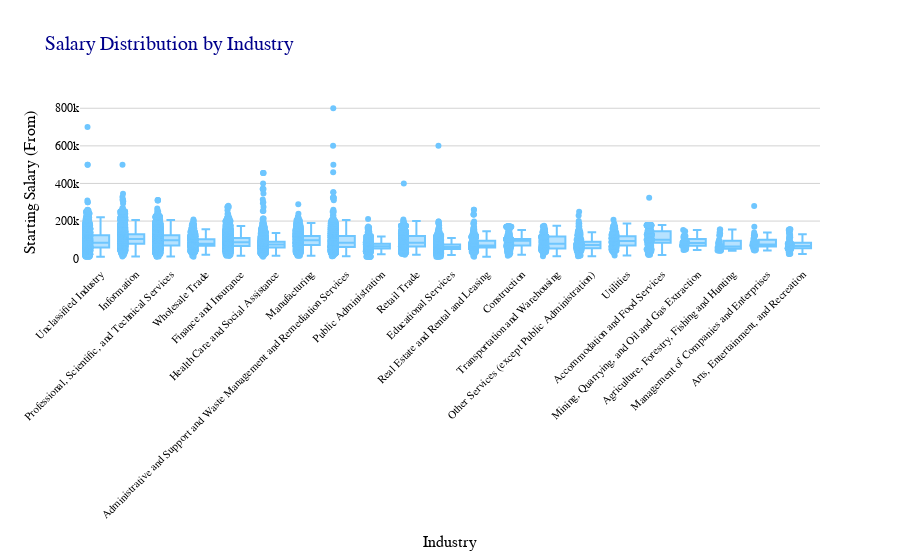

Notebook cell for this chart:
### Markdown cell above
# Salary Distribution by Industry
- Compare salary variations across industries.
- **Filter the dataset**
  - Keep records where **salary is greater than zero**.
- **Aggregate Data**
  - Group by **NAICS industry codes**.
- **Visualize results**
  - Create a **box plot** where:
    - **X-axis** = `NAICS2_NAME`
    - **Y-axis** = `SALARY_FROM`
  - Customize colors, fonts, and styles.
- **Explanation:** Write two sentences about what the graph reveals.

### Code cell
# Your code for 2nd question here
filtered_df = df.filter(
    (col("SALARY_FROM").isNotNull()) &
    (col("SALARY_FROM") > 0) &
    (col("NAICS2_NAME").isNotNull())
)

pdf = filtered_df.select("NAICS2_NAME", "SALARY_FROM").toPandas()

industry_order = pdf.groupby("NAICS2_NAME")["SALARY_FROM"].median().sort_values(ascending=False).index
pdf["NAICS2_NAME"] = pd.Categorical(pdf["NAICS2_NAME"], categories=industry_order, ordered=True)

soft_colors = ['#6EC6FF', '#90CAF9', '#64B5F6', '#4FC3F7', '#81D4FA', '#29B6F6']

fig = px.box(
    pdf,
    x="NAICS2_NAME",
    y="SALARY_FROM",
    title="Salary Distribution by Industry",
    points="all",
    color_discrete_sequence=soft_colors
)

fig.update_layout(
    font=dict(family="Times New Roman", size=14),
    title_font=dict(family="Times New Roman", size=20, color="darkblue"),
    xaxis=dict(
        title="Industry",
        title_font=dict(size=16, color="black"),
        tickangle=-45,  
        tickfont=dict(size=11, color="black"),
        tickmode='linear'
    ),
    yaxis=dict(
        title="Starting Salary (From)",
        title_font=dict(size=16, color="black"),
        tickfont=dict(size=12, color="black"),
        showgrid=True,
        gridcolor='lightgray'
    ),
    plot_bgcolor="white"
)

fig.show()

### Figure 1 — Plotly figure (JSON) as saved in the notebook; plotly's stock layout.template omitted (floating-point values rounded to 4 significant figures; data arrays with more than 128 entries replaced by an {"elided": "..."} marker saying what was removed)
{"data": [{"alignmentgroup": "True", "boxpoints": "all", "hovertemplate": "NAICS2_NAME=%{x}<br>SALARY_FROM=%{y}<extra></extra>", "legendgroup": "", "marker": {"color": "#6EC6FF"}, "name": "", "notched": false, "offsetgroup": "", "orientation": "v", "showlegend": false, "type": "box", "x": {"elided": "32408 str values"}, "x0": " ", "xaxis": "x", "y": {"elided": "32408 int values"}, "y0": " ", "yaxis": "y"}], "layout": {"boxmode": "group", "font": {"family": "Times New Roman", "size": 14}, "legend": {"tracegroupgap": 0}, "plot_bgcolor": "white", "title": {"font": {"color": "darkblue", "family": "Times New Roman", "size": 20}, "text": "Salary Distribution by Industry"}, "xaxis": {"anchor": "y", "domain": [0, 1], "tickangle": -45, "tickfont": {"color": "black", "size": 11}, "tickmode": "linear", "title": {"font": {"color": "black", "size": 16}, "text": "Industry"}}, "yaxis": {"anchor": "x", "domain": [0, 1], "gridcolor": "lightgray", "showgrid": true, "tickfont": {"color": "black", "size": 12}, "title": {"font": {"color": "black", "size": 16}, "text": "Starting Salary (From)"}}}}
